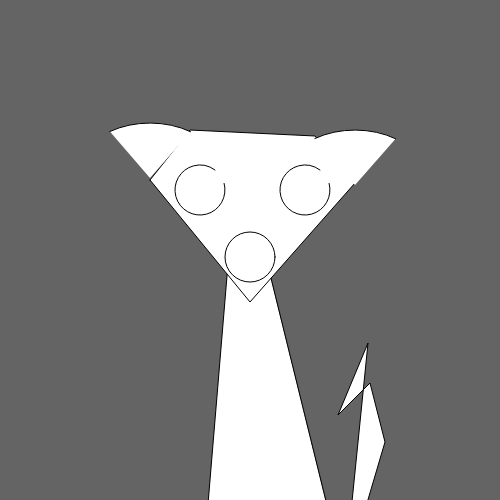
Frame 1 (no input)
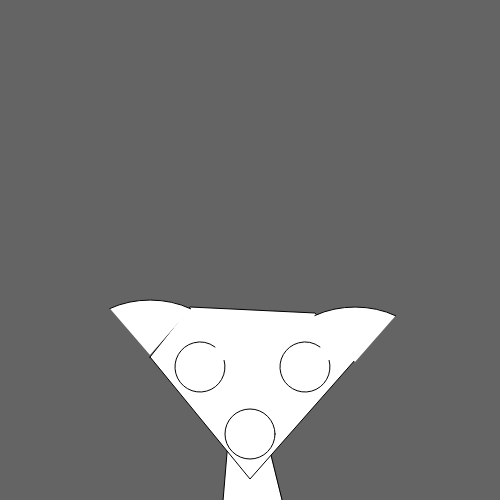
Frame 60 (no input)
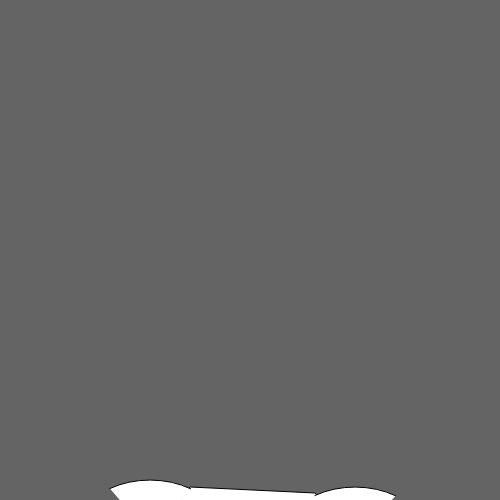
Frame 120 (the mouse pressed at the canvas centre since frame 60)

The p5.js sketch that drew these frames (run headless with seeded random() and noise() and a simulated clock; from frame 60 on, the mouse is pressed at the canvas centre):

// p5.js sketch
// ── sketch.js

let x = 0;
function setup() {
  createCanvas(500, 500);
}

function draw() {
background (100);
  push() ;
translate (0,x);
  avatar() ;
  x += 3;
  if (x > width) {
    x = -750;
  }
  pop() ;
}



function avatar () {
  quad(260, 235, 230, 240, 200, 600, 350, 600);
  beginShape()
  vertex(150,180);
  vertex(190,130);
  vertex(315,136);
  vertex(355,183);
  vertex(250,302);
  endShape(CLOSE);
  beginShape()
  vertex(344,581);
  vertex (368,343);
  vertex (338,415);
  vertex (370,383);
  vertex (385,442);
  endShape(CLOSE);

  arc(200,190,50,50,50,175);
  arc(305,190,50,50,50,175);
    circle (250,257,50)
  arc(150,178,150,110,4,18,);
  arc(355,185,150,110,4,18,);


}
